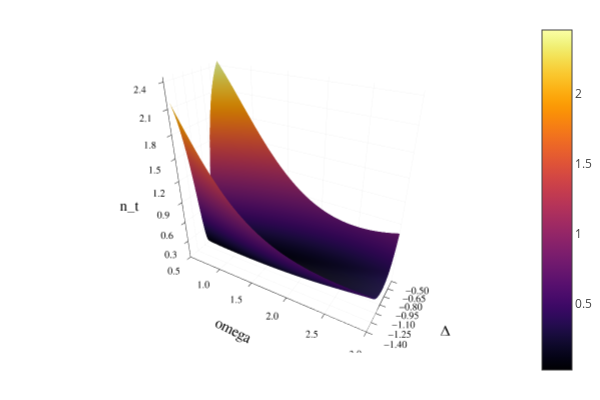

The code cell stored with this chart in its notebook:
### Code cell
data3d=CSV.read("delta_omega_sweep.csv", DataFrame)
nesurf=Array(data3d[:,Between(:x1, end)])
row=convert(Int64,size(nesurf)[2]/2)
nsurf=nesurf[:,1:row];
esurf=nesurf[:,row+1:end];
surface(data3d.omega,data3d.delta,nsurf,xlabel="omega",ylabel="Δ",zlabel="n_t",xticks=0.5:0.5:3,yticks=-1.4:0.15:-0.5,zticks=0:0.3:3)

### Figure 1 — Plotly figure (JSON) as saved in the notebook; plotly's stock layout.template omitted (floating-point values rounded to 4 significant figures; data arrays with more than 128 entries replaced by an {"elided": "..."} marker saying what was removed)
{"data": [{"colorbar": {"title": ""}, "colorscale": {"elided": "256x2 mixed values"}, "hoverinfo": "none", "name": "y1", "opacity": null, "scene": "scene", "showlegend": false, "showscale": true, "type": "surface", "x": [0.5, 0.5278, 0.5556, 0.5833, 0.6111, 0.6389, 0.6667, 0.6944, 0.7222, 0.75, 0.7778, 0.8056, 0.8333, 0.8611, 0.8889, 0.9167, 0.9444, 0.9722, 1, 1.028, 1.056, 1.083, 1.111, 1.139, 1.167, 1.194, 1.222, 1.25, 1.278, 1.306, 1.333, 1.361, 1.389, 1.417, 1.444, 1.472, 1.5, 1.528, 1.556, 1.583, 1.611, 1.639, 1.667, 1.694, 1.722, 1.75, 1.778, 1.806, 1.833, 1.861, 1.889, 1.917, 1.944, 1.972, 2, 2.028, 2.056, 2.083, 2.111, 2.139, 2.167, 2.194, 2.222, 2.25, 2.278, 2.306, 2.333, 2.361, 2.389, 2.417, 2.444, 2.472, 2.5, 2.528, 2.556, 2.583, 2.611, 2.639, 2.667, 2.694, 2.722, 2.75, 2.778, 2.806, 2.833, 2.861, 2.889, 2.917, 2.944, 2.972, 3], "xaxis": "x", "y": [-1.4, -1.39, -1.38, -1.37, -1.36, -1.35, -1.34, -1.33, -1.32, -1.31, -1.3, -1.29, -1.28, -1.27, -1.26, -1.25, -1.24, -1.23, -1.22, -1.21, -1.2, -1.19, -1.18, -1.17, -1.16, -1.15, -1.14, -1.13, -1.12, -1.11, -1.1, -1.09, -1.08, -1.07, -1.06, -1.05, -1.04, -1.03, -1.02, -1.01, -1, -0.99, -0.98, -0.97, -0.96, -0.95, -0.94, -0.93, -0.92, -0.91, -0.9, -0.89, -0.88, -0.87, -0.86, -0.85, -0.84, -0.83, -0.82, -0.81, -0.8, -0.79, -0.78, -0.77, -0.76, -0.75, -0.74, -0.73, -0.72, -0.71, -0.7, -0.69, -0.68, -0.67, -0.66, -0.65, -0.64, -0.63, -0.62, -0.61, -0.6, -0.59, -0.58, -0.57, -0.56, -0.55, -0.54, -0.53, -0.52, -0.51, -0.5], "yaxis": "y", "z": {"elided": "91x91 float values"}, "zaxis": "z", "zmax": 2.452, "zmin": 0.02977}], "layout": {"annotations": [], "height": 400, "legend": {"bgcolor": "rgba(255, 255, 255, 1.000)", "bordercolor": "rgba(0, 0, 0, 1.000)", "borderwidth": 1, "font": {"color": "rgba(0, 0, 0, 1.000)", "family": "sans-serif", "size": 11}, "title": {"font": {"color": "rgba(0, 0, 0, 1.000)", "family": "sans-serif", "size": 15}, "text": ""}, "tracegroupgap": 0, "traceorder": "normal", "x": 1, "xanchor": "auto", "y": 1, "yanchor": "auto"}, "margin": {"b": 20, "l": 0, "r": 0, "t": 20}, "paper_bgcolor": "rgba(255, 255, 255, 1.000)", "plot_bgcolor": "rgba(255, 255, 255, 1.000)", "scene": {"camera": {"eye": {"x": 1.126, "y": -1.95, "z": 1.3}}, "domain": {"x": [0.1061, 0.9934], "y": [0.07581, 0.9902]}, "xaxis": {"gridcolor": "rgba(0, 0, 0, 0.100)", "gridwidth": 0.5, "linecolor": "rgba(0, 0, 0, 1.000)", "mirror": false, "range": [0.5, 3], "showgrid": true, "showline": true, "showticklabels": true, "tickangle": 0, "tickcolor": "rgb(0, 0, 0)", "tickfont": {"color": "rgba(0, 0, 0, 1.000)", "family": "sans-serif", "size": 11}, "tickmode": "array", "ticks": "inside", "ticktext": ["0.5", "1.0", "1.5", "2.0", "2.5", "3.0"], "tickvals": [0.5, 1, 1.5, 2, 2.5, 3], "title": "omega", "titlefont": {"color": "rgba(0, 0, 0, 1.000)", "family": "sans-serif", "size": 15}, "type": "-", "visible": true, "zeroline": false, "zerolinecolor": "rgba(0, 0, 0, 1.000)"}, "yaxis": {"gridcolor": "rgba(0, 0, 0, 0.100)", "gridwidth": 0.5, "linecolor": "rgba(0, 0, 0, 1.000)", "mirror": false, "range": [-1.4, -0.5], "showgrid": true, "showline": true, "showticklabels": true, "tickangle": 0, "tickcolor": "rgb(0, 0, 0)", "tickfont": {"color": "rgba(0, 0, 0, 1.000)", "family": "sans-serif", "size": 11}, "tickmode": "array", "ticks": "inside", "ticktext": ["−1.40", "−1.25", "−1.10", "−0.95", "−0.80", "−0.65", "−0.50"], "tickvals": [-1.4, -1.25, -1.1, -0.95, -0.8, -0.65, -0.5], "title": "Δ", "titlefont": {"color": "rgba(0, 0, 0, 1.000)", "family": "sans-serif", "size": 15}, "type": "-", "visible": true, "zeroline": false, "zerolinecolor": "rgba(0, 0, 0, 1.000)"}, "zaxis": {"gridcolor": "rgba(0, 0, 0, 0.100)", "gridwidth": 0.5, "linecolor": "rgba(0, 0, 0, 1.000)", "mirror": false, "range": [0.02977, 2.452], "showgrid": true, "showline": true, "showticklabels": true, "tickangle": 0, "tickcolor": "rgb(0, 0, 0)", "tickfont": {"color": "rgba(0, 0, 0, 1.000)", "family": "sans-serif", "size": 11}, "tickmode": "array", "ticks": "inside", "ticktext": ["0.3", "0.6", "0.9", "1.2", "1.5", "1.8", "2.1", "2.4"], "tickvals": [0.3, 0.6, 0.9, 1.2, 1.5, 1.8, 2.1, 2.4], "title": "n_t", "titlefont": {"color": "rgba(0, 0, 0, 1.000)", "family": "sans-serif", "size": 15}, "type": "-", "visible": true, "zeroline": false, "zerolinecolor": "rgba(0, 0, 0, 1.000)"}}, "showlegend": true, "width": 600}}
